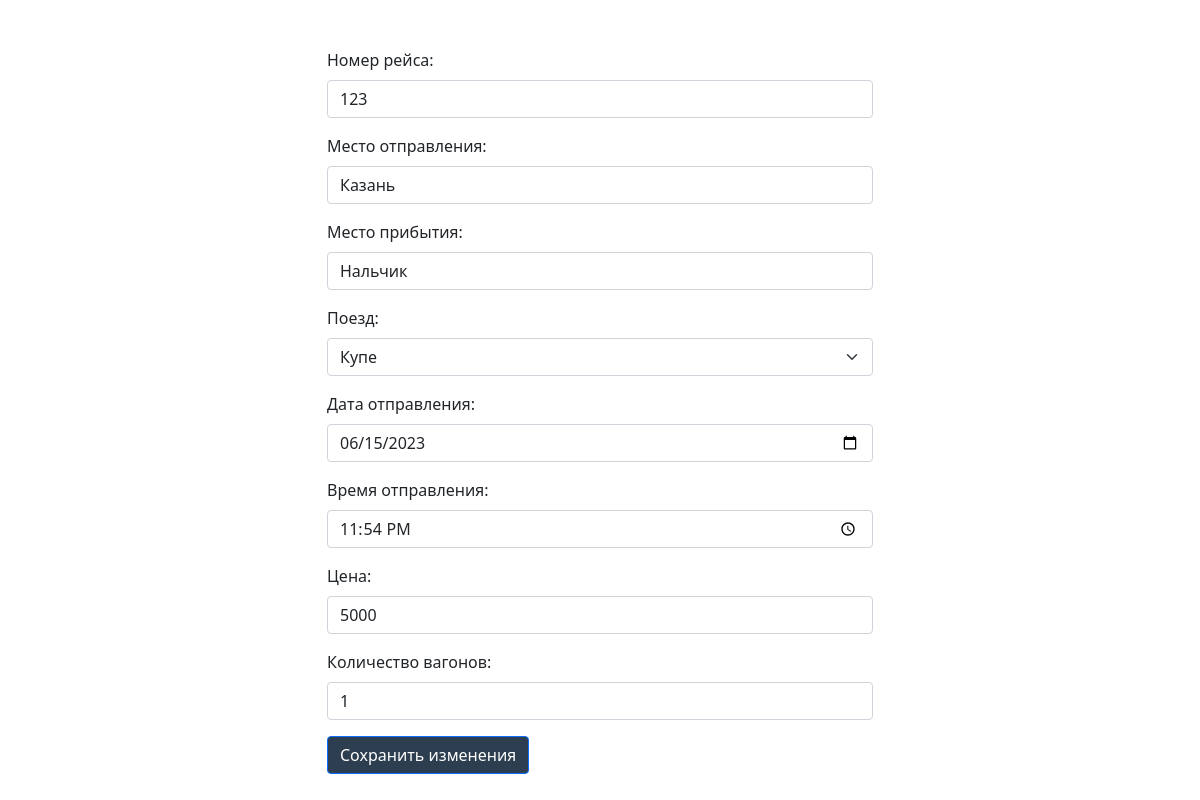
The app's page /edit.php?id=4 with its own data.
### tables this page shows
CREATE TABLE `flights` (
  `id` int NOT NULL,
  `flight_number` varchar(10) NOT NULL,
  `departure` varchar(100) NOT NULL,
  `destination` varchar(100) NOT NULL,
  `category` varchar(20) NOT NULL,
  `departure_date` date NOT NULL,
  `departure_time` time NOT NULL,
  `price` varchar(255) NOT NULL,
  `num_cars` int NOT NULL DEFAULT '1'
);

### edit.php (the view, shortened to what this page needs)
<?php
require_once('connect.php');
?>
<!DOCTYPE html>
<html lang="en">
<head>
   <link rel="stylesheet" href="bootstrap-5.0.2/dist/css/bootstrap.min.css">
   <link rel="stylesheet" href="bootstrap-5.0.2/dist/css/bootstrap.css">
</head>
<body>
    <div class="container mt-5">
        <div class="row justify-content-center">
            <div class="col-md-6">
                <?php
                if ($_SERVER['REQUEST_METHOD'] === 'GET' && isset($_GET['id'])) {
                    $flightId = $_GET['id'];
                    $sql = "SELECT * FROM flights WHERE id = $flightId";
                    $result = $connect->query($sql);
                    if ($result->num_rows > 0) {
                        $row = $result->fetch_assoc();
                ?>
                        <form action="update.php" method="POST">
                            <div class="mb-3">
                                <label for="flight_number" class="form-label">Номер рейса:</label>
                                <input type="text" id="flight_number" name="flight_number" class="form-control" value="<?php echo $row['flight_number']; ?>" required>
                            </div>
                            <div class="mb-3">
                                <label for="departure" class="form-label">Место отправления:</label>
                                <input type="text" id="departure" name="departure" class="form-control" value="<?php echo $row['departure']; ?>" required>
                            </div>
                            <div class="mb-3">
                                <label for="destination" class="form-label">Место прибытия:</label>
                                <input type="text" id="destination" name="destination" class="form-control" value="<?php echo $row['destination']; ?>" required>
                            </div>
                            <div class="mb-3">
                                <label for="category" class="form-label">Поезд:</label>
                                <select name="category" id="category" class="form-select">
                                    <option value="Купе" <?php if ($row['category'] === 'Купе') echo 'selected'; ?>>Купе</option>
                                </select>
                            </div>
                            <div class="mb-3">
                                <label for="departure_date" class="form-label">Дата отправления:</label>
                                <input type="date" id="departure_date" name="departure_date" class="form-control" value="<?php echo $row['departure_date']; ?>" required>
                            </div>
                            <div class="mb-3">
                                <label for="departure_time" class="form-label">Время отправления:</label>
                                <input type="time" id="departure_time" name="departure_time" class="form-control" value="<?php echo $row['departure_time']; ?>" required>
                            </div>
                            <div class="mb-3">
                                <label for="price" class="form-label">Цена:</label>
                                <input type="number" id="price" name="price" class="form-control" value="<?php echo $row['price']; ?>" required>
                            </div>
                            <div class="mb-3">
                                <label for="num_cars" class="form-label">Количество вагонов:</label>
                                <input type="number" id="num_cars" name="num_cars" class="form-control" value="<?php echo $row['num_cars']; ?>" required min="1" max="24">
                            </div>
                            <button type="submit" class="btn btn-primary">Сохранить изменения</button>
                        </form>
                <?php
                    } else {
                        echo '<p class="alert alert-danger text-center">Flight not found.</p>';
                    }
                }
                ?>
            </div>
        </div>
    </div>
</body>
</html>

### edit.php (style rules this page uses)
.btn-primary { background-color: #2c3e50; }

### records on screen
flights: flight_number "123", departure "Казань", destination "Нальчик", category "Купе", departure_date "06/15/2023", departure_time "23:54:00", price "5000", num_cars "1"
